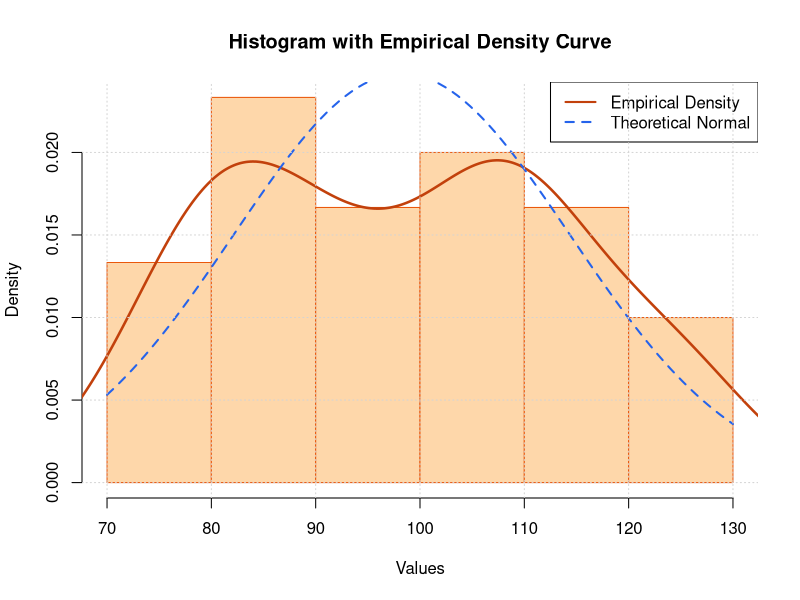

This chart was generated by the following R code:
# Question 27: Generate 30 normal observations with set.seed(40); calculate mean and SD, draw histogram and density curve.

set.seed(40)
norm_vals <- rnorm(30, mean=100, sd=15)

cat("--- 30 Normally Distributed Observations ---\n")
print(round(norm_vals, 2))

cat("\nMean :", round(mean(norm_vals), 2), "\n")
cat("SD   :", round(sd(norm_vals), 2), "\n")

png("../screenshots/q27_histogram_density.png", width=800, height=600, res=120)
hist(norm_vals, probability=TRUE, col="#fed7aa", border="#ea580c",
     main="Histogram with Empirical Density Curve", xlab="Values")
lines(density(norm_vals), col="#c2410c", lwd=2.5)
curve(dnorm(x, mean=mean(norm_vals), sd=sd(norm_vals)), add=TRUE, col="#2563eb", lwd=2, lty=2)
legend("topright", legend=c("Empirical Density", "Theoretical Normal"),
       col=c("#c2410c", "#2563eb"), lwd=2, lty=c(1, 2))
grid()
dev.off()
cat("\nPlot saved to screenshots/q27_histogram_density.png\n")
